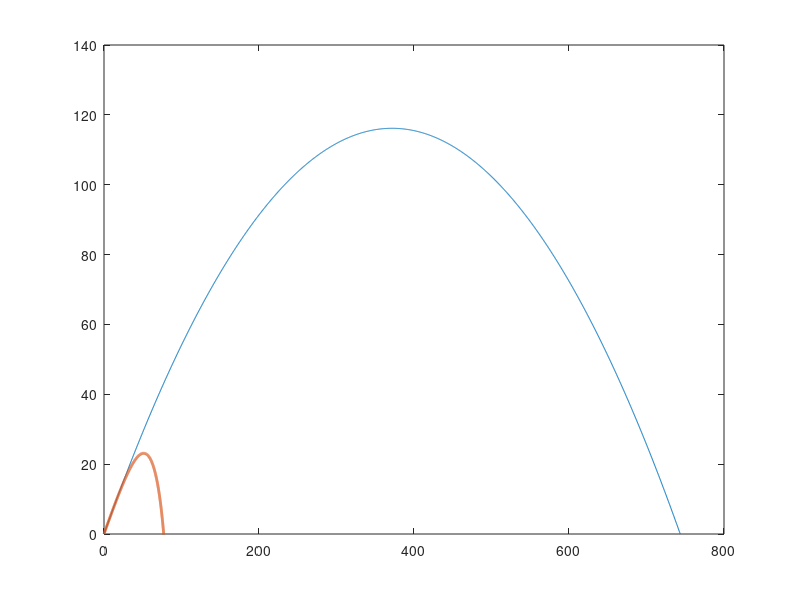

This chart was generated by the following MATLAB code: (Note: this script raises an error after producing the figure.)
% Anush Rathod
% 01/12/2021
% ECE 202, Project 2, Phase 2
% Hitting a home run, with air resistance
% Phase 1 - Comparing the analytical solution to the numeric, without drag
% phase 2 - Comparing drag and drag off trajectories


clear; clf;

% ------- Given Information -------

v0mph = 112; % exit velocity in mph
phi0deg = 32;    % launch angle in degrees

x0 = 0; y0 = 0; % starting position coordinates for the ball

g = 10; % gravitational constant, in m/s

% ------- Setting up variables -------

mph2mps = 5280 * 12 * 2.54 / 100 / 3600;   % mph to m/s conversion
deg2rad = pi()/180;   % degrees to radians

v0 = v0mph * mph2mps;
phi0 = phi0deg * deg2rad;

v0x = v0*cos(phi0);   % x-component of v0
v0y = v0*sin(phi0);   % y-component of v0

% ----- compute some useful characteristics of trajectory -----

tH = v0y/g;    % time to reach max. height
tLand = 2*tH;   % time to land (time of flight)

H = tH * v0y/2;   % max. height
R = v0x * tLand ;  % range

m2ft = 3.3; % constant to convert from m to ft

R_ft = R*m2ft;    % ROUGH conversion from m to ft


% ----- set up a time array, compute x(t), y(t) analytically -----

tmin = 0; tmax = tLand; 
N = 2000;   % intervals

t = linspace(tmin, tmax, N+1);   % time array, connects x(t) with y(t)

% ------ Analytical Solution -------

xt = (x0 + v0x*t)*m2ft; % finding xt and converting to ft
yt = (y0 + v0y*t - (1/2)*g*t.^2)*m2ft;  % finding yt and converting to ft


% ------ Numerical Solution -------

m  = 0.145; % mass of baseball, in kg
C = input("Enter a value for drag coefficient C: ");
A = 0.00426; % cross sectional area, in m^2
            %(source-http://spiff.rit.edu/richmond/baseball/traj/traj.html)
p = 1.225; % air density, in kg/m^3 
          %(source - http://spiff.rit.edu/richmond/baseball/traj/traj.html)

dt = (tmax-tmin)/N;
y = zeros(1, N+1);   % initialize y(t)

x(1) = x0;
y(1) = y0;
vx = v0x;
vy = v0y;

D = 0.5*C*p*A;
for n = 1:N
    v = sqrt(vx^2 + vy^2);
    Fnet_x = 0 - D*v*vx;
    ax = Fnet_x/m;
    x(n+1) = x(n) + vx*dt + (1/2)*ax*dt^2;
    vx = vx + ax*dt;
    
    Fnet_y = -m*g - 0 - D*v*vy;
    ay = Fnet_y/m;
    y(n+1) = y(n) + vy*dt + (1/2)*ay*dt^2; 
    vy = vy + ay*dt;
end

x_ft = x*m2ft; % converting x(t) to feet
y_ft = y*m2ft; % converting y(t) to feet

% ------ checks -------

checkSum_x = sum(abs(x_ft-xt))
checkSum_y = sum(abs(y_ft-yt))

% -------- plotting graph ---------

plot(xt, yt, x_ft, y_ft, 'LineWidth', 2)
ylim([0 140])
ax = gca; ax.FontSize = 15; ax.GridAlpha = 0.5; ax.MinorGridAlpha=0.6;
xlabel('x (ft)', 'FontSize', 18) 
ylabel('y (ft)', 'FontSize', 18)

title({'ECE 202, Project 2, Phase 2, Trajectory of a baseball', ...
    'drag vs no drag'}, 'FontSize', 22)
str1 = sprintf("drag, C = %g", C);
legend('no drag', str1, 'FontSize', 18)

grid on
grid minor

